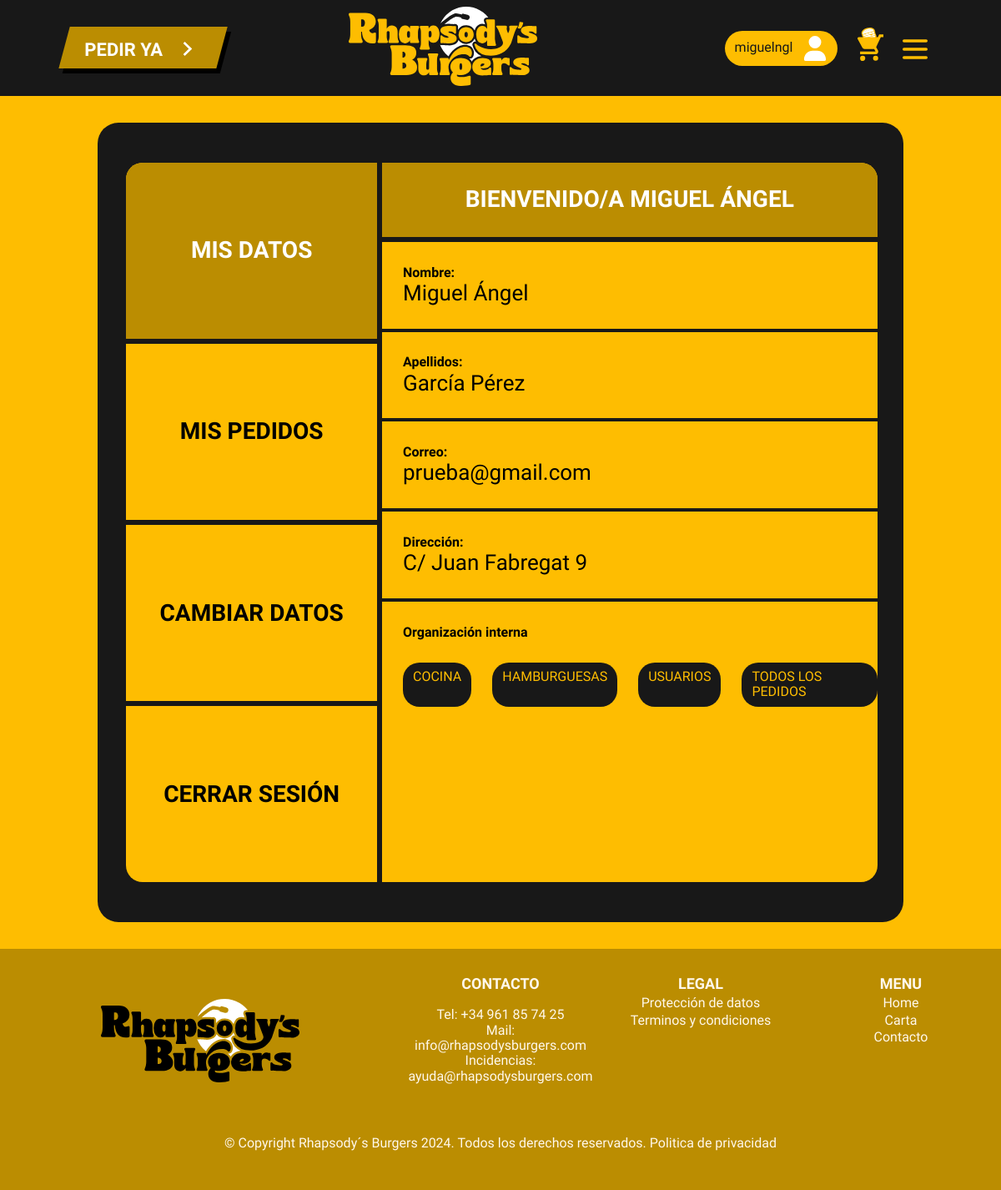
Before: /miperfil.php (signed in) with the older database file.
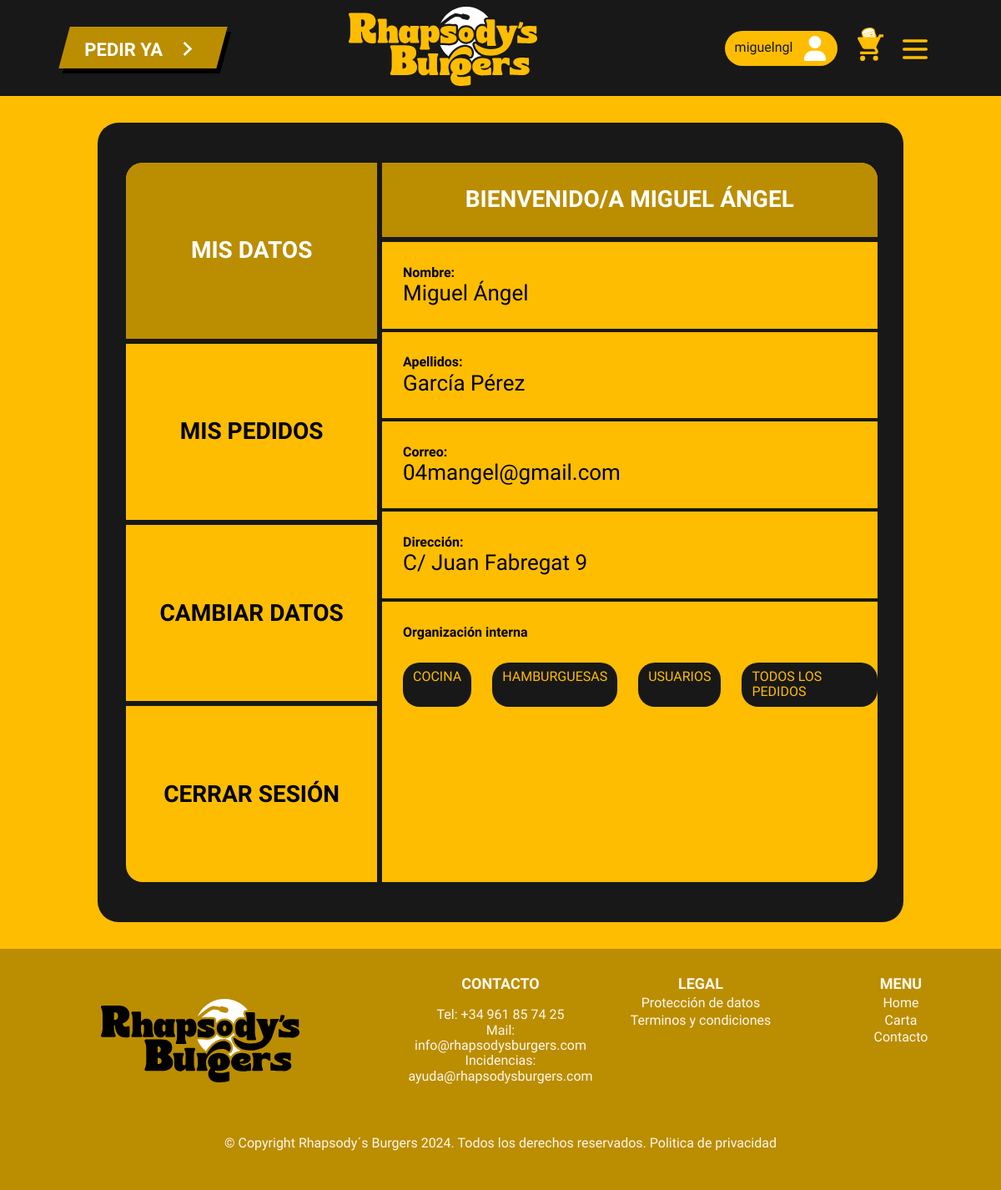
After: the same page with the newer database file.
### tables this page shows
CREATE TABLE `usuario` (
  `IdUsuario` int(11) NOT NULL,
  `Apodo` varchar(255) DEFAULT NULL,
  `Nombre` varchar(255) DEFAULT NULL,
  `Apellidos` varchar(255) DEFAULT NULL,
  `Direccion` varchar(255) DEFAULT NULL,
  `Correo` varchar(255) DEFAULT NULL,
  `Contrasena` varchar(255) DEFAULT NULL,
  `Tipo_usuario` tinyint(1) DEFAULT NULL
);

### miperfil.php (the view, shortened to what this page needs)
<!DOCTYPE html>
<html lang="en">
<head>
    <link rel="stylesheet" href="css/normalize.css">
    <link rel="stylesheet" href="css/header.css">
    <link rel="stylesheet" href="css/footer.css">
    <link rel="stylesheet" href="css/perfil.css">
</head>
<body>
    <?php
        include './php/header.php';
    ?>
    <main>
        <div class="case">
            <div class="menu-perfil">
                <div class="lista-menu-perfil">
                    <ul>
                        <li class="active-menu" data-menu="datos">Mis datos</li>
                        <li data-menu="pedidos">Mis pedidos</li>
                        <li data-menu="cambiar">Cambiar datos</li>
                        <li id="cerrar">Cerrar sesión</li>
                    </ul>
                </div>
            </div>
            <div class="datos-perfil">
                <div class="case-datos-perfil active">
                    <?php
                        include 'php/conexion.php';
                        $username = $_SESSION['Usu'];
                        $consulta = "SELECT * FROM `usuario` WHERE `Apodo` = ?";
                        $stmt = $conexion->prepare($consulta);
                        $stmt->bind_param("s", $username);
                        $stmt->execute();
                        $resultado = $stmt->get_result();
                        $usuario = $resultado->fetch_assoc();
                    ?>
                    <div class="titulo-perfil">
                        <h2>
                            <?php
                                echo 'Bienvenido/a '.$usuario['Nombre'];
                            ?>
                        </h2>
                    </div>
                    <div class="info-perfil">
                        <div class="info-perfil-overflow">
                            <?php
                                echo '<h5>Nombre: <br><span>'.$usuario['Nombre'].'</span></h5><hr>';
                                echo '<h5>Apellidos: <br><span>'.$usuario['Apellidos'].'</span></h5><hr>';
                                echo '<h5>Correo: <br><span>'.$usuario['Correo'].'</span></h5><hr>';
                                echo '<h5>Dirección: <br><span>'.$usuario['Direccion'].'</span></h5>';
                                if ($usuario['Tipo_usuario'] == 2 || $usuario['Tipo_usuario'] == 1) {
                                    echo '<hr><h5>Organización interna</h5>';
                                    echo '<div class="organizacion">';
                                        echo '<a href="cocina.php">Cocina</a>';
                                        echo '<a href="gestionarBurgers.php">Hamburguesas</a>';
                                        if($usuario['Tipo_usuario'] == 1){
                                            echo '<a href="darPermisos.php">Usuarios</a>';
                                            echo '<a href="cs_cocina.php">Todos los pedidos</a>';
                                        }
                                    echo '</div>';
                                }
                            ?>
                        </div>
                    </div>
                </div>
            </div>
        </div>
    </main>
    <?php
        include './php/footer.php';
    ?>
</body>
</html>

Changed rows visible on the page:
changed usuario "MIGUEL ÁNGEL": Correo "prueba@gmail.com" → "04mangel@gmail.com"
